Frame 1 (no input): blank canvas, image omitted
Frame 60 (the mouse pressed at the canvas centre just before this capture): blank canvas, image omitted
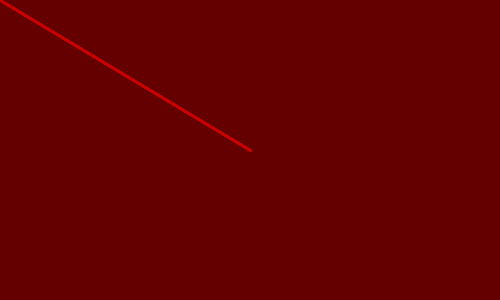
Frame 120 (the mouse held since frame 60 and released just before this capture)

The Processing sketch whose frames 1 and 60 were blank and that drew this single picture after the mouse press (run headless with seeded random() and noise(); from frame 60 on, the mouse is pressed at the canvas centre):

// Processing sketch: hello_p5
// ── hello_p5.pde
void setup() {
  size(500, 300);
  background(100, 0, 0);
}

void draw() {
  stroke(200, 0, 0);
  strokeWeight(2);
  line(0,0,mouseX, mouseY);
}
